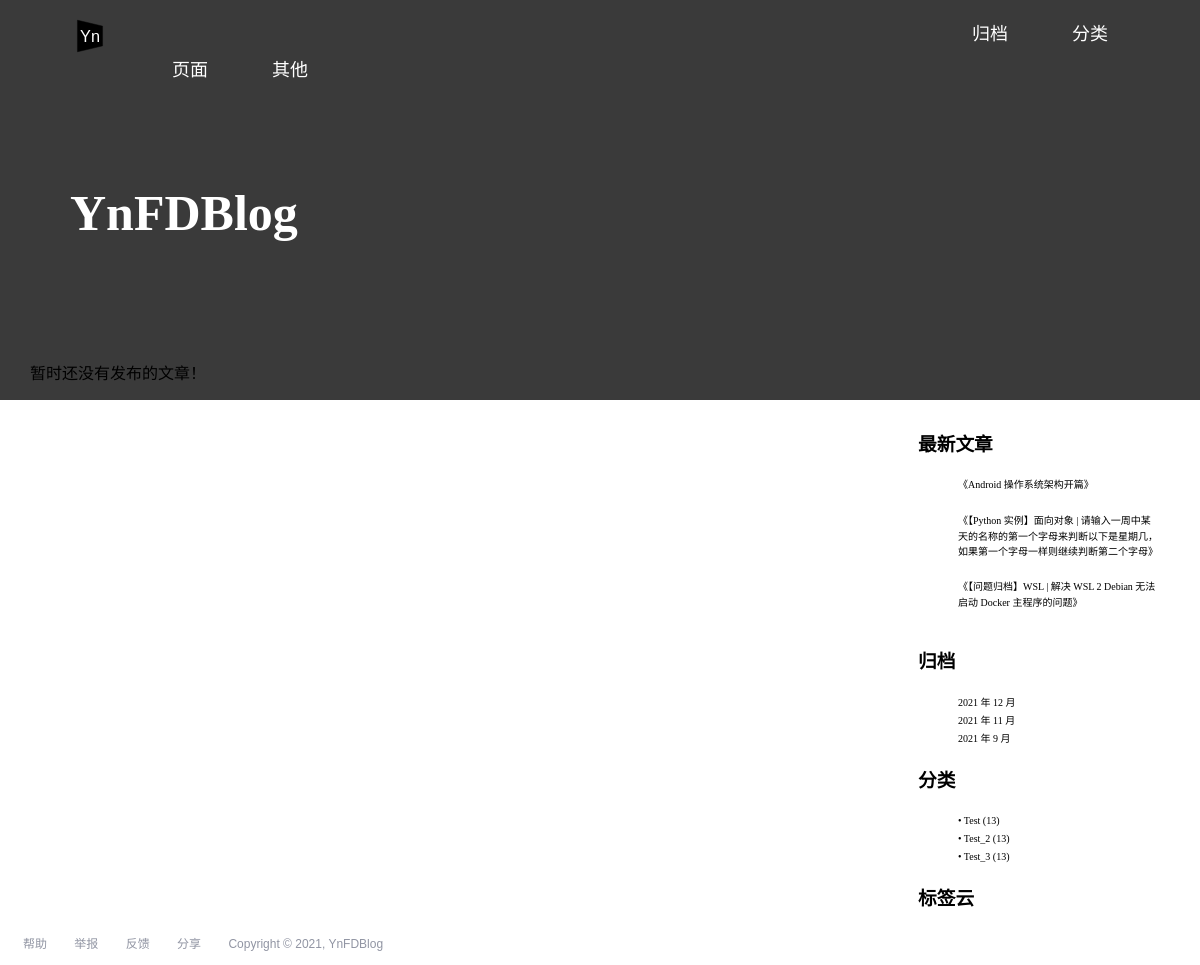
Screenshot of /categories/4/ with the database file from the repository.
### blog_main/models.py (models this page shows, shortened)
class Post(models.Model):
    STATUS_CHOICES = (
        ('d', '草稿'),
        ('p', '发表'),
    )
    def get_absolute_url(self):
        return reverse('blog_main:post_detail', kwargs={'pk': self.pk})
    status = models.CharField(verbose_name='状态', max_length=1, choices=STATUS_CHOICES, default='p')
    title = models.CharField(verbose_name='标题', max_length=70)
    body = models.TextField(verbose_name='正文', blank=True, null=True)
    created_time = models.DateTimeField(verbose_name='创建时间', default=timezone.now)
    modified_time = models.DateTimeField(verbose_name='修改时间', default=timezone.now)
    views = models.PositiveIntegerField(verbose_name='文章浏览量', default=0)
    excerpt = models.CharField(verbose_name='文章摘要', max_length=200, blank=True)
    category = models.ForeignKey(Category, verbose_name='文章分类', on_delete=models.CASCADE)
    tags = models.ManyToManyField(Tag, verbose_name='文章标签', blank=True)
    author = models.ForeignKey(User, verbose_name='文章作者', on_delete=models.CASCADE)

class Category(models.Model):
    name = models.CharField(max_length=100)
    class Mate:
        verbose_name = '分类'
        verbose_name_plural = verbose_name

### blog_main/views.py (the view)
# urls.py: path('categories/<int:pk>/', views.category, name='category'),           # 分类页
def category(request, pk):
    cate = get_object_or_404(Category, pk=pk)
    post_list = Post.objects.filter(category=cate).order_by('-created_time')
    return render(request, 'blog/main/index.html', context={
        'post_list': post_list
    })

### blog_main/templatetags/blog_extras.py (called while the page is built)
@register.inclusion_tag('blog/extra/_recent_posts.html', takes_context=True)
def show_recent_posts(context, num=5):
    return {
        'recent_post_list': Post.objects.all().order_by('-created_time')[:num],
    }

@register.inclusion_tag('blog/extra/_archives.html', takes_context=True)
def show_archives(context):
    return {
        'date_list': Post.objects.dates('created_time', 'month', order='DESC'),
    }

@register.inclusion_tag('blog/extra/_categories.html', takes_context=True)
def show_categories(context):
    return {
        'category_list': Category.objects.all(),
    }

@register.inclusion_tag('blog/extra/_tags.html', takes_context=True)
def show_tags(context):
    return {
        'tag_list': Tag.objects.all(),
    }

### templates/blog/main/index.html (shortened to what this page needs)
{% extends 'base.html' %}
{% load static %}
{% block custom_css %}
    <link rel="stylesheet" type="text/css" href="{% static 'css/index/post.css' %}">
{% endblock %}
{% block post_list %}
    <div class="post">
        {% for post in post_list %}
            <article class="post_1_{{ post.pk }}">
                <h1 class="post_title">
                    <a href="{{ post.get_absolute_url }}">{{ post.title }}</a>
                </h1>
                <div class="post_info">
            <a class="post_author" href="#">
                <span>
                    <svg xmlns="http://www.w3.org/2000/svg" width="13px" height="13px" viewBox="0 0 24 24" fill="none"
                         stroke="currentColor" stroke-width="2" stroke-linecap="round" stroke-linejoin="round"
                         class="feather feather-user">
                    <path d="M20 21v-2a4 4 0 0 0-4-4H8a4 4 0 0 0-4 4v2"></path>
                    <circle cx="12" cy="7" r="4"></circle>
                    </svg>
                </span>
                <span>
                 {{ post.author }}
                </span>
            </a>
            <a class="post_cdate" href="#">
                <span>
                <svg xmlns="http://www.w3.org/2000/svg" width="13px" height="13px" viewBox="0 0 24 24" fill="none"
                     stroke="currentColor" stroke-width="2" stroke-linecap="round" stroke-linejoin="round"
                     class="feather feather-clock">
                    <circle cx="12" cy="12" r="10"></circle>
                    <polyline points="12 6 12 12 16 14"></polyline>
                </svg>
                </span>
                <time
                        datetime="{{ post.created_time }}">{{ post.created_time }}
                </time>
            </a>
            <a class="views_num" href="#">
                <span>
                    <svg xmlns="http://www.w3.org/2000/svg" width="13px" height="13px" viewBox="0 0 24 24" fill="none"
                         stroke="currentColor" stroke-width="2" stroke-linecap="round" stroke-linejoin="round"
                         class="feather feather-eye"><path d="M1 12s4-8 11-8 11 8 11 8-4 8-11 8-11-8-11-8z"></path><circle
                            cx="12" cy="12" r="3"></circle></svg>
                </span>
                <span>
                    777次浏览
                </span>
            </a>
            <a class="post_comments_num" href="#">
                <span>
                    <svg xmlns="http://www.w3.org/2000/svg" width="13px" height="13px" viewBox="0 0 24 24" fill="none"
                         stroke="currentColor" stroke-width="2" stroke-linecap="round" stroke-linejoin="round"
                         class="feather feather-message-circle"><path
                            d="M21 11.5a8.38 8.38 0 0 1-.9 3.8 8.5 8.5 0 0 1-7.6 4.7 8.38 8.38 0 0 1-3.8-.9L3 21l1.9-5.7a8.38 8.38 0 0 1-.9-3.8 8.5 8.5 0 0 1 4.7-7.6 8.38 8.38 0 0 1 3.8-.9h.5a8.48 8.48 0 0 1 8 8v.5z">
                        </path>
                    </svg>
                </span>
                <span>
                    4评论
                </span>
            </a>
        </div>
                <div class="post_summary">
                    <p>{{ post.excerpt }}...</p>
                    <div class="continue_read">
                        <a href="{{ post.get_absolute_url }}">阅读原文</a>
                    </div>
                </div>
            </article>
            {% empty %}
            <div class="no-post">
                暂时还没有发布的文章！
            </div>
        {% endfor %}
        <div class="post_list_end">
        </div>
    </div>
{% endblock %}
{% block page_title %}
    <h1 class="page_title">
        YnFDBlog
    </h1>
{% endblock %}

### templates/blog/extra/_recent_posts.html (shortened to what this page needs)
<!DOCTYPE html>
<html lang="en">
<head>
</head>
<body>
    <div class="widget widget-recent-posts">
        <h3 class="widget-title">最新文章</h3>
        <ul>
            {% for post in recent_post_list %}
                <li>
                    <a href="{{ post.get_absolute_url }}">《{{ post.title }}》</a>
                </li>
                <br>
                {% empty %}
                暂无文章！
                {% endfor %}
        </ul>
    </div>
</body>
</html>

### templates/blog/extra/_categories.html (shortened to what this page needs)
<!DOCTYPE html>
<html lang="en">
<head>
</head>
<body>
    <div class="widget widget-category">
      <h3 class="widget-title">分类</h3>
      <ul>
        {% for category in category_list %}
          <li>
            <a href="{% url 'blog_main:category' category.pk %}">
                • {{ category.name }}
                <span class="post-count">
                    (13)
                </span>
            </a>
          </li>
        {% empty %}
          暂无分类！
        {% endfor %}
      </ul>
    </div>
</body>
</html>

### templates/blog/extra/_tags.html (shortened to what this page needs)
<!DOCTYPE html>
<html lang="en">
<head>
</head>
<body>
    <div class="widget-tag-cloud">
      <h3 class="widget-title">标签云</h3>
      <ul>
        {% for tag in tag_list %}
          <li>
             <a href="{% url 'blog_main:tag' tag.pk %}">{{ tag.name }}</a>
          </li>
        {% empty %}
          暂无标签！
        {% endfor %}
      </ul>
    </div>
</body>
</html>

### blog_main/static/css/top_bar.css (style rules this page uses)
* { list-style: none; }

### blog_main/static/css/side_bar.css (style rules this page uses)
.side_bar a { font-size: 10px; text-decoration: none; color: black; }
.side_bar div { margin-top: 0; }
.widget-tag-cloud li { display: inline-block; min-width: 10px; padding: 4px 8px; line-height: 1; color: #fff; background-color: #000; border-radius: 10px; }
.widget-tag-cloud a { font-weight: bold; color: white; }

### blog_main/static/css/index/post.css (style rules this page uses)
.post { width: 60%; margin: 0 auto; position: absolute; top: 360px; left: 30px; z-index: 0; }
.post_list_end { width: 50%; height: 200px; margin: 0 auto; }
.page_title { width: 60%; position: absolute; left: 70px; top: 150px; color: white; font-size: 50px; }

### rows the page displays
Post: title "Android 操作系统架构开篇"
Post: title "【Python 实例】面向对象 | 请输入一周中某天的名称的第一个字母来判断以下是星期几，如果第一个字母一样则继续判断第二个字母"
Post: title "【问题归档】WSL | 解决 WSL 2 Debian 无法启动 Docker 主程序的问题"
Category: name "Test"
Category: name "Test_2"
Category: name "Test_3"

### other values shown
{{ date.year }} "2021" "2021" "2021"
{{ date.month }} "12" "11" "9"
